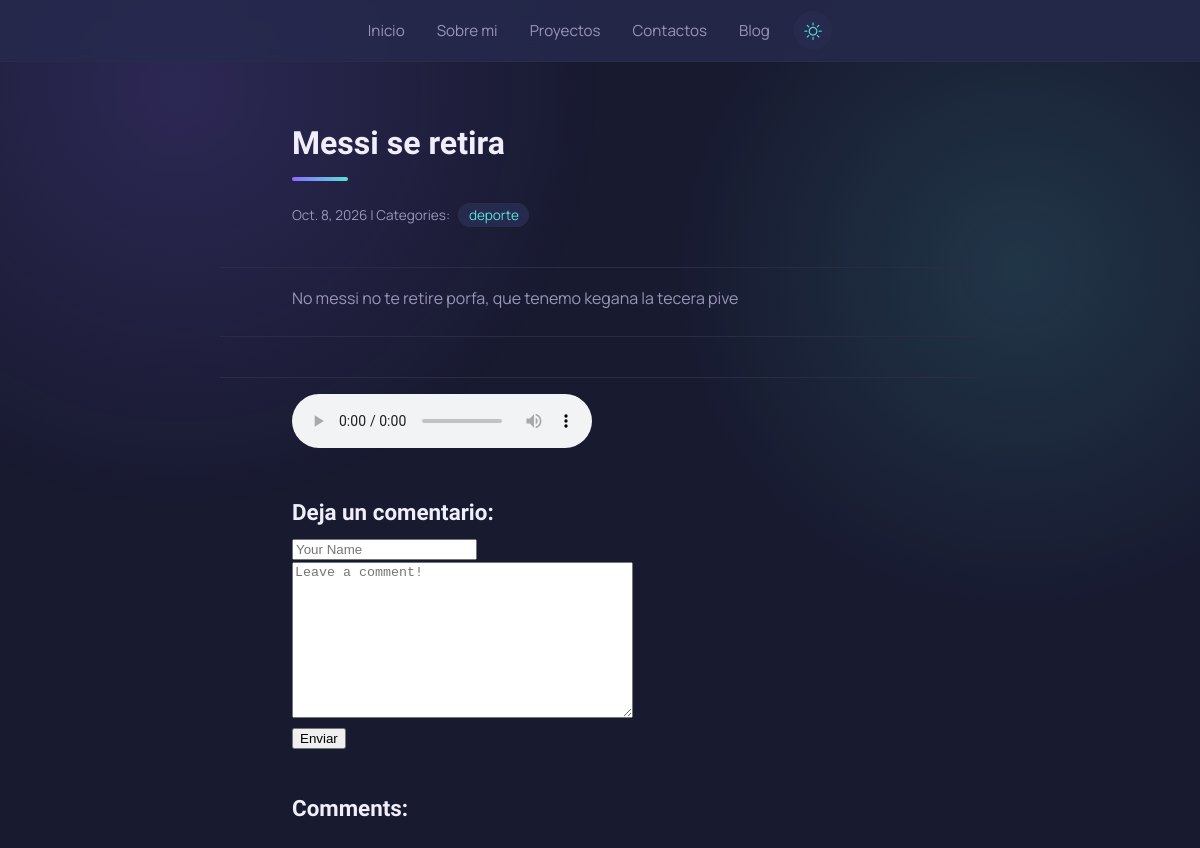
/blog/post/6/, run on the app's committed database.
### blog/models.py (models this page shows, shortened)
class post(models.Model):
    title = models.CharField(max_length=255)
    body = models.TextField()
    created_on = models.DateTimeField(auto_now_add=True)
    last_modified = models.DateTimeField(auto_now=True)
    categories = models.ManyToManyField("category", related_name="posts")
    cover = models.ImageField(upload_to="covers/", blank=True, null=True)

class category(models.Model):
    name = models.CharField(max_length=30)
    class Meta:
        verbose_name_plural = "categories"

class postmedia(models.Model):
    IMAGE, VIDEO, AUDIO = "image", "video", "audio"
    KIND_CHOICES = [(IMAGE, "Imagen"), (VIDEO, "Video"), (AUDIO, "Audio")]
    post = models.ForeignKey(post, on_delete=models.CASCADE, related_name="media")
    kind = models.CharField(max_length=10, choices=KIND_CHOICES, default=IMAGE)
    file = models.FileField(upload_to="posts/%Y/%m/")
    caption = models.CharField(max_length=200, blank=True)

### blog/views.py (the view, shortened to what this page needs)
# urls.py: path("post/<int:pk>/", views.blog_detail, name="blog_detail"),
def blog_detail(request, pk):
    post = Post.objects.get(pk=pk)
    form = commentform()
    comments = Comment.objects.filter(post=post)
    context = {
        "post": post,
        "comments": comments,
        "form": commentform(),
    }
    return render(request, "blog/detail.html", context)

### blog/forms.py
class commentform(forms.Form):
    author = forms.CharField(
        max_length=60,
        widget=forms.TextInput(
            attrs={"class": "form-control", "placeholder": "Your Name"}
        ),
    )
    body = forms.CharField(
        widget=forms.Textarea(
            attrs={"class": "form-control", "placeholder": "Leave a comment!"}
        )
    )

### blog/templates/blog/detail.html (shortened to what this page needs)
{% extends "base.html" %}
{% block page_title %}
    <h2>{{ post.title }}</h2>
{% endblock page_title %}
{% block page_content %}
    <small>
        {{ post.created_on.date }} | Categories:
        {% for category in post.categories.all %}
            <a href="{% url 'blog_category' category.name %}">
                {{ category.name }}
            </a>
        {% endfor %}
    </small>
    <p>{{ post.body | linebreaks }}</p>
    {% for item in post.media.all %}
        <figure>
            {% if item.kind == "image" %}
                <img src="{{ item.file.url }}" alt="{{ item.caption }}" style="max-width:100%">
            {% elif item.kind == "video" %}
                <video controls style="max-width:100%">
                    <source src="{{ item.file.url }}">
                </video>
            {% elif item.kind == "audio" %}
                <audio controls src="{{ item.file.url }}"></audio>
            {% endif %}
        </figure>
    {% endfor %}
    <h3>Deja un comentario:</h3>
    <form method="post">
        <div>
            {{ form.author }}
        </div>
        <div>
            {{ form.body }}
        </div>
        <button type="submit" class="btn btn-primary">Enviar</button>
    </form>
    <h3>Comments:</h3>
{% endblock page_content %}

### static/css/styles.css (style rules this page uses)
:root { --fondo: #181a30; --texto: #f1eefc; --violeta: #8b6bff; --celeste: #57e2d6; --borde: #2a2c46; --fondo-suave: #262a4e; --texto-s: #9994b8; }
* { box-sizing: border-box; }
html { scroll-behavior: smooth; }
body { margin: 0; background: var(--fondo); color: var(--texto); font-family: "Manrope", sans-serif; line-height: 1.6; overflow-x: hidden; transition: background-color 0.25s ease, color 0.25s ease; }
body::before { content: ""; position: fixed; inset: 0; z-index: -1; }
a { color: inherit; text-decoration: none; }
html { scrollbar-color: var(--violeta) var(--fondo); scrollbar-width: thin; }
body::before { background: radial-gradient(600px circle at 15% 10%, color-mix(in srgb, var(--violeta) 18%, transparent), transparent 70%), radial-gradient(500px circle at 85% 30%, color-mix(in srgb, var(--celeste) 14%, transparent), transparent 70%); }
main > section, main > :not(section) { animation: aparecer 0.6s ease both; }
main > :not(section) { max-width: 760px; margin-left: auto; margin-right: auto; padding-left: 6vw; padding-right: 6vw; }
main > h2 { font-family: "Exo 2", sans-serif; font-weight: 700; font-size: 2rem; margin-top: 3.5rem; margin-bottom: 1.5rem; }
main > h2::after { content: ""; display: block; width: 56px; height: 4px; margin-top: 0.5rem; border-radius: 4px; background: linear-gradient(90deg, var(--violeta), var(--celeste)); }
main > h3 { font-family: "Exo 2", sans-serif; font-size: 1.4rem; margin-top: 2.5rem; margin-bottom: 0.3rem; }
main > small { display: block; color: var(--texto-s); font-size: 0.85rem; margin-bottom: 0.6rem; }
main > small a { color: var(--celeste); margin-left: 0.35rem; padding: 0.1rem 0.6rem; border: 1px solid var(--borde); border-radius: 999px; background: var(--fondo-suave); transition: border-color 0.18s ease, color 0.18s ease; }
main > p { color: var(--texto-s); font-size: 1rem; line-height: 1.75; padding-bottom: 1.5rem; border-bottom: 1px solid var(--borde); }
main > :last-child { margin-bottom: 4rem; }

### data on the page
post: title "Messi se retira", created_on "Oct. 8, 2026", body "No messi no te retire porfa, que tenemo kegana la tecera pive"
category: name "deporte"
